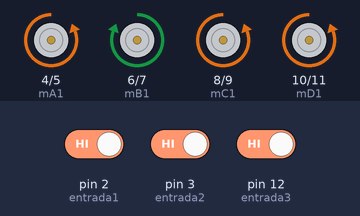
The sketch below on a simulated Arduino Uno, built with avr-gcc and run on an emulated ATmega328P. On the bench: motor-driver pin pairs drawn as motors (green arrow = first pin HIGH = forward, orange = second pin HIGH = backward, longer = more drive). The inputs (shaded band) are chosen by the test bench; at power-on: pin 2 (entrada1) HIGH, pin 3 (entrada2) HIGH, pin 12 (entrada3) HIGH.

Above: at 1.2 s.
1.3 s: pin 2 (entrada1) driven LOW and pin 3 (entrada2) driven LOW
At 2.3 s:
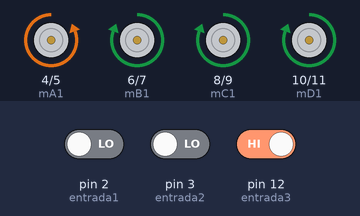
2.8 s: pin 12 (entrada3) driven LOW
At 3.5 s:
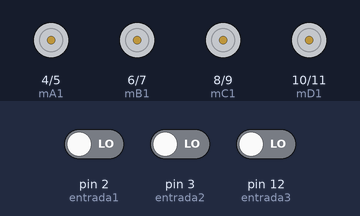
4.3 s: pin 2 (entrada1) driven HIGH
At 4.6 s:
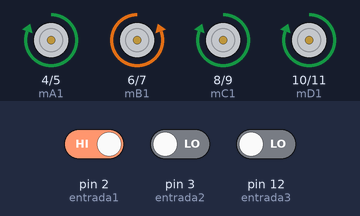
5.8 s: pin 2 (entrada1) driven LOW
At 6.9 s:
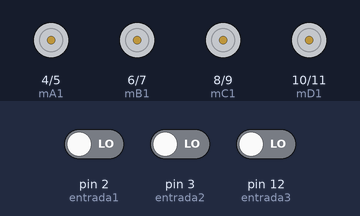
7.3 s: pin 3 (entrada2) driven HIGH
At 8.1 s:
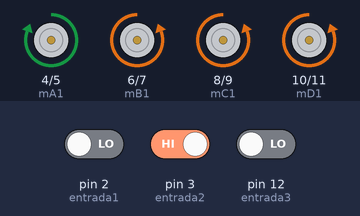
8.8 s: pin 3 (entrada2) driven LOW
At 9.2 s:
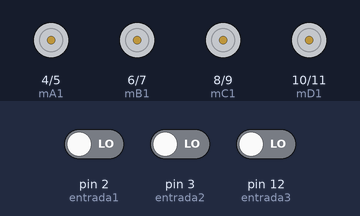
Timing chart, 0 to 11.3 s (numbered marks = the images above; inputs shaded):
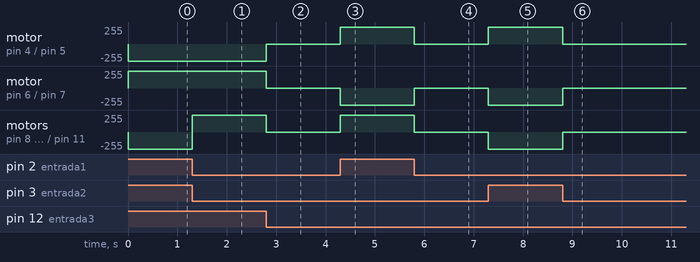

The sketch:

Intelidiosity.ino
```cpp
int mA1=4;
int mA2=5;
int mB1=6;
int mB2=7;
int mC1=8;
int mC2=9;
int mD1=10;
int mD2=11;

int entrada1=2;
int entrada2=3;
int entrada3=12;

void setup() {
  pinMode(mA1,OUTPUT);
  pinMode(mA2,OUTPUT);
  pinMode(mB1,OUTPUT);
  pinMode(mB2,OUTPUT);
  pinMode(mC1,OUTPUT);
  pinMode(mC2,OUTPUT);
  pinMode(mD1,OUTPUT);
  pinMode(mD2,OUTPUT);

  pinMode(entrada1,INPUT);
  pinMode(entrada2,INPUT);
  pinMode(entrada3,INPUT);

}

void loop() {
  if(digitalRead(entrada1)==LOW && digitalRead(entrada2)==LOW && digitalRead(entrada3)==LOW)  alto();
  if(digitalRead(entrada1)==HIGH && digitalRead(entrada2)==HIGH && digitalRead(entrada3)==HIGH)  adelante();
  if(digitalRead(entrada1)==HIGH && digitalRead(entrada2)==LOW && digitalRead(entrada3)==LOW)    atras();
  if(digitalRead(entrada1)==LOW && digitalRead(entrada2)==HIGH && digitalRead(entrada3)==LOW)  girar1();
  if(digitalRead(entrada1)==LOW && digitalRead(entrada2)==LOW && digitalRead(entrada3)==HIGH)  girar2();
}

void adelante(){
  digitalWrite(mA1,LOW);
  digitalWrite(mA2,HIGH);

  digitalWrite(mB1,HIGH);
  digitalWrite(mB2,LOW);

  digitalWrite(mC1,LOW);
  digitalWrite(mC2,HIGH);

  digitalWrite(mD1,LOW);
  digitalWrite(mD2,HIGH);
}

void alto(){
  digitalWrite(mA1,LOW);
  digitalWrite(mA2,LOW);

  digitalWrite(mB1,LOW);
  digitalWrite(mB2,LOW);

  digitalWrite(mC1,LOW);
  digitalWrite(mC2,LOW);

  digitalWrite(mD1,LOW);
  digitalWrite(mD2,LOW);
}

void atras(){
  digitalWrite(mA1,HIGH);
  digitalWrite(mA2,LOW);

  digitalWrite(mB1,LOW);
  digitalWrite(mB2,HIGH);

  digitalWrite(mC1,HIGH);
  digitalWrite(mC2,LOW);

  digitalWrite(mD1,HIGH);
  digitalWrite(mD2,LOW);
}

void girar1(){
  digitalWrite(mA1,HIGH);
  digitalWrite(mA2,LOW);

  digitalWrite(mB1,LOW);
  digitalWrite(mB2,HIGH);

  digitalWrite(mC1,LOW);
  digitalWrite(mC2,HIGH);

  digitalWrite(mD1,LOW);
  digitalWrite(mD2,HIGH);
}

void girar2(){
  digitalWrite(mA1,LOW);
  digitalWrite(mA2,HIGH);

  digitalWrite(mB1,HIGH);
  digitalWrite(mB2,LOW);

  digitalWrite(mC1,HIGH);
  digitalWrite(mC2,LOW);

  digitalWrite(mD1,HIGH);
  digitalWrite(mD2,LOW);
}
```

Measured:
- after the input at 1.3 s, motor on pin 8 (mC1) / pin 9 (mC2), motor on pin 10 (mD1) / pin 11 (mD2): backward 255/255 → forward 255/255 at once
- after the input at 2.8 s, motor on pin 4 (mA1) / pin 5 (mA2): backward 255/255 → stopped at once; motor on pin 6 (mB1) / pin 7 (mB2), motor on pin 8 (mC1) / pin 9 (mC2), motor on pin 10 (mD1) / pin 11 (mD2): forward 255/255 → stopped at once
- after the input at 4.3 s, motor on pin 4 (mA1) / pin 5 (mA2), motor on pin 8 (mC1) / pin 9 (mC2), motor on pin 10 (mD1) / pin 11 (mD2): stopped → forward 255/255 at once; motor on pin 6 (mB1) / pin 7 (mB2): stopped → backward 255/255 at once
- after the input at 5.8 s, motor on pin 4 (mA1) / pin 5 (mA2), motor on pin 8 (mC1) / pin 9 (mC2), motor on pin 10 (mD1) / pin 11 (mD2): forward 255/255 → stopped at once; motor on pin 6 (mB1) / pin 7 (mB2): backward 255/255 → stopped at once
- after the input at 7.3 s, motor on pin 4 (mA1) / pin 5 (mA2): stopped → forward 255/255 at once; motor on pin 6 (mB1) / pin 7 (mB2), motor on pin 8 (mC1) / pin 9 (mC2), motor on pin 10 (mD1) / pin 11 (mD2): stopped → backward 255/255 at once
- after the input at 8.8 s, motor on pin 4 (mA1) / pin 5 (mA2): forward 255/255 → stopped at once; motor on pin 6 (mB1) / pin 7 (mB2), motor on pin 8 (mC1) / pin 9 (mC2), motor on pin 10 (mD1) / pin 11 (mD2): backward 255/255 → stopped at once
